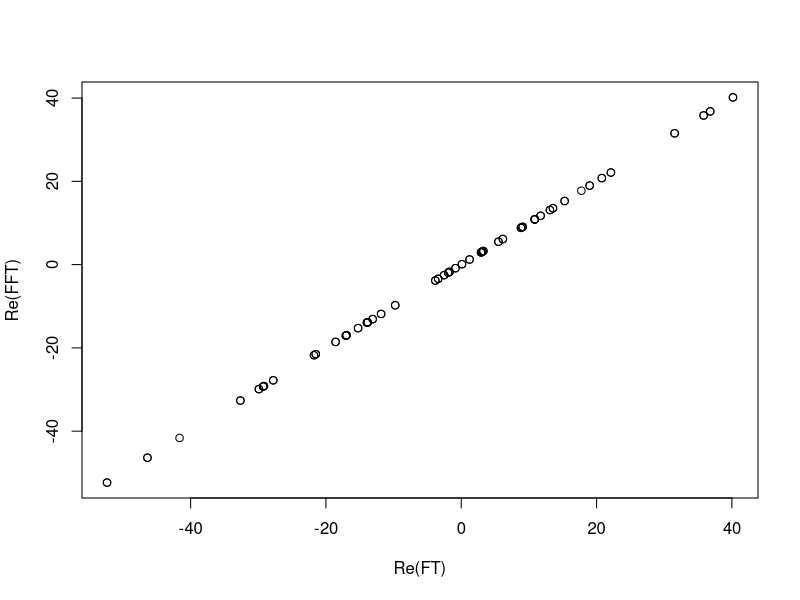
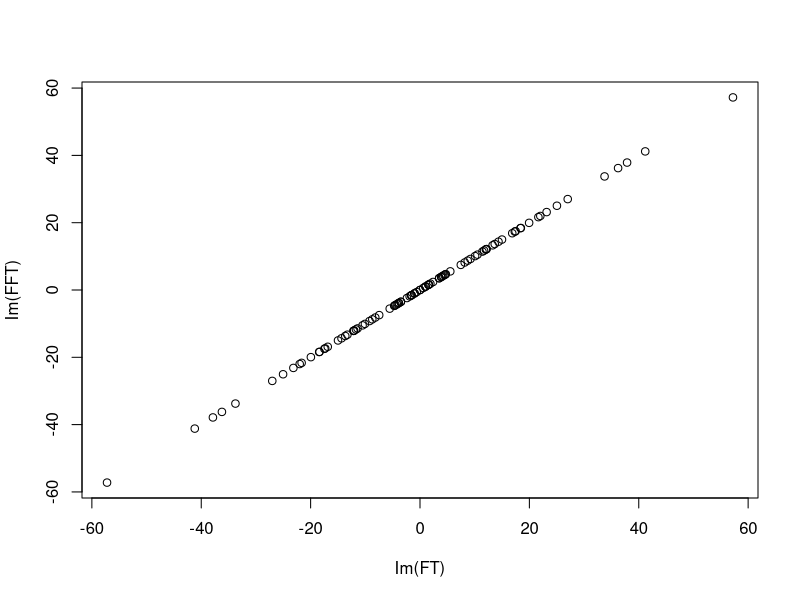
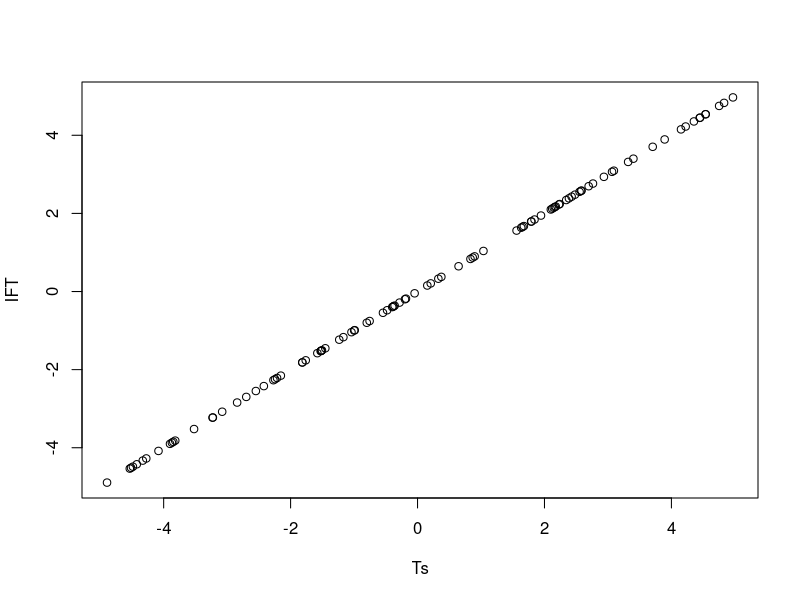
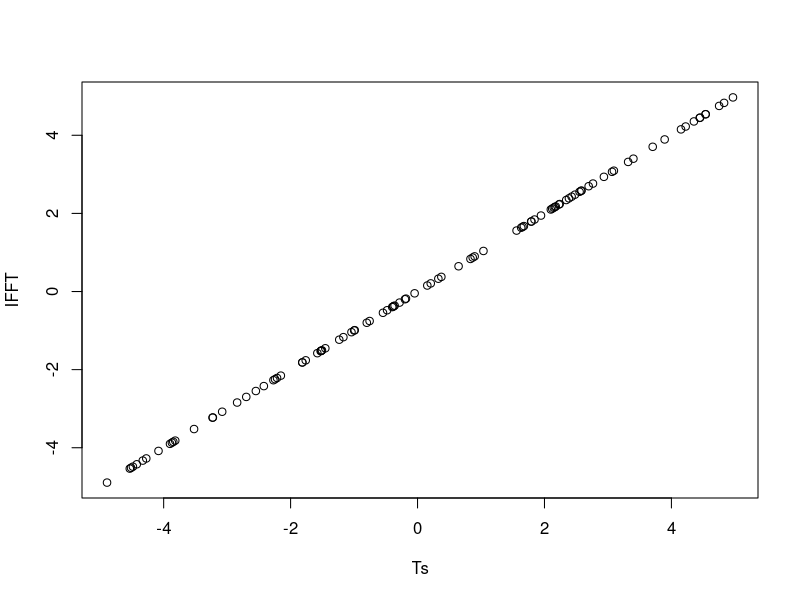
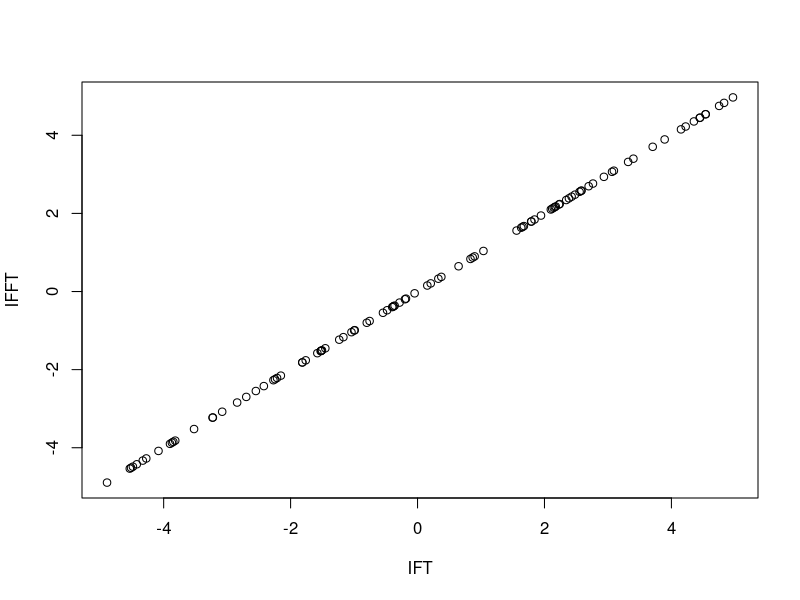

Source code (R) for these figures, in order:
#####################
# Fourier transform #
#####################

# Time series
Ts<-runif(n=100,min=-5,max=5)

# Forward Fourier transform
N=length(Ts)

FT<-numeric()
for(n in 1:N){
  A=numeric()
  for(k in 1:N){
    A[k]=Ts[k]/N*exp(-2*pi*1i*(n-1)*(k-1)/N)
  }
  FT[n]=sum(A)*N
}

# Forward Fast Fourier transform
FFT<-fft(Ts)

# Comparison of FT and FFT
plot(Re(FT),Re(FFT))
plot(Im(FT),Im(FFT))

View(data.frame(FFT,FT))

# Inverse Fourier transform

IFT<-numeric()
for(n in 1:N){
  A=numeric()
  for(k in 1:N){
    A[k]=FT[k]/N*exp(2*pi*1i*(n-1)*(k-1)/N)
  }
  IFT[n]=Re(sum(A))
}

plot(Ts,IFT)

# Inverse Fast Fourier transform
IFFT<-Re(fft(FFT,inverse=TRUE)/N)

plot(Ts,IFFT)

plot(IFT,IFFT)